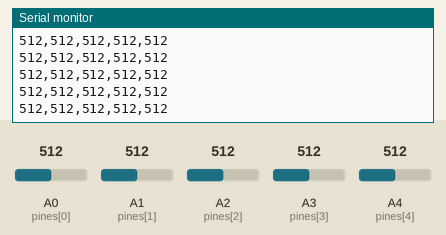
The sketch below on a simulated Arduino Uno, built with avr-gcc and run on an emulated ATmega328P. Parts: the last lines printed to the serial monitor. The inputs (shaded band) are chosen by the test bench; at power-on: A0 (pines[0]) = 512, A1 (pines[1]) = 512, A2 (pines[2]) = 512, A3 (pines[3]) = 512, A4 (pines[4]) = 512.

Above: at 1.2 s.
1.3 s: A0 (pines[0]) set to 716
At 1.32 s:
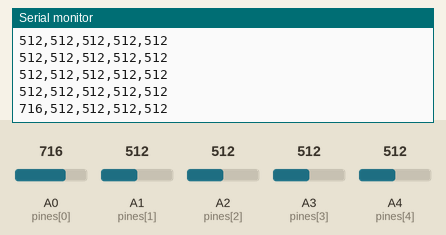
2.8 s: A1 (pines[1]) set to 716
At 2.85 s:
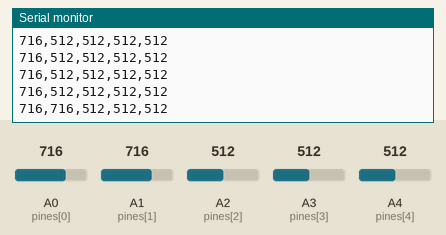
4.3 s: A2 (pines[2]) set to 716
At 4.37 s:
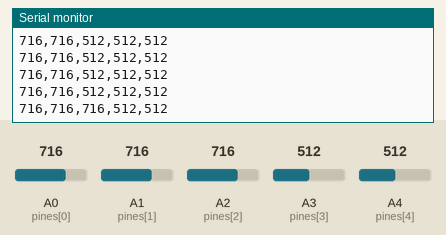
5.8 s: A3 (pines[3]) set to 716
At 5.89 s:
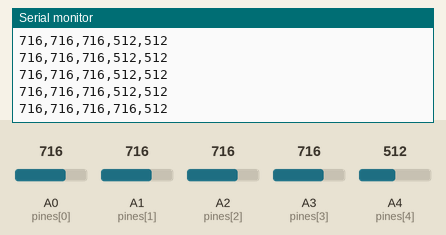
7.3 s: A4 (pines[4]) set to 716
At 7.31 s:
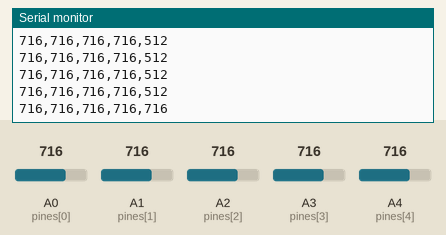
8.8 s: A0 (pines[0]) set to 992
At 8.83 s:
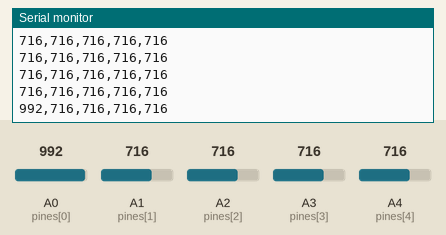
Timing chart, 0 to 11.3 s (numbered marks = the images above; inputs shaded):
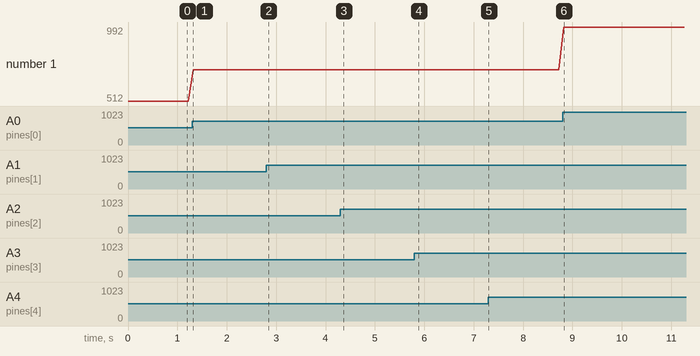

The sketch:

PlantillaArd.ino
```cpp
const int numSensores = 5;
int pines[numSensores] = {A0, A1, A2, A3, A4};

void setup() {
  Serial.begin(115200); // BAUD debe coincidir con Python
}

void loop() {
  for (int i = 0; i < numSensores; i++) {
    int valorADC = analogRead(pines[i]);
    Serial.print(valorADC);
    if (i < numSensores - 1) Serial.print(","); // separador
  }
  Serial.println(); // fin de línea
  delay(100);       // ajusta la frecuencia de muestreo
}
```

Measured:
- after the input at 1.3 s, the serial monitor: prints a new line at once (image 1)
- after the input at 2.8 s, the serial monitor: prints a new line at once (image 2)
- after the input at 4.3 s, the serial monitor: prints a new line after 0.06 s (image 3)
- after the input at 5.8 s, the serial monitor: prints a new line after 0.08 s (image 4)
- after the input at 7.3 s, the serial monitor: prints a new line at once (image 5)
- after the input at 8.8 s, the serial monitor: prints a new line at once (image 6)
- plotted number 1: 512 → 716 after the input at 1.3 s, 716 → 992 after the input at 8.8 s
